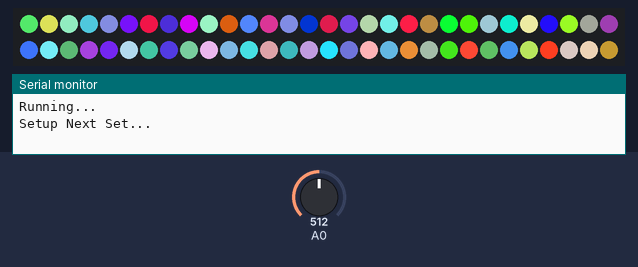
Bench run of a sketch on a simulated ESP8266 (NodeMCU). Parts: 60 RGB LEDs in strip order, left to right, continuing on the next row, the last lines printed to the serial monitor. The inputs (shaded band) are chosen by the test bench; at power-on: A0 = 512. Dim RGB values are drawn brighter than linear; random numbers use the default seed unless the sketch sets one.

Above: at 0.45 s.
At 4.37 s:
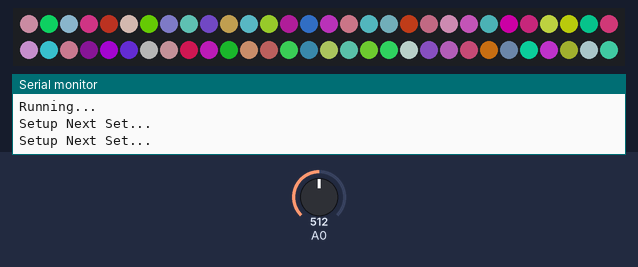
At 8.11 s:
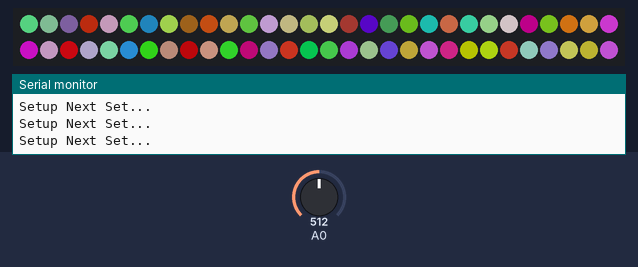
At 20.17 s:
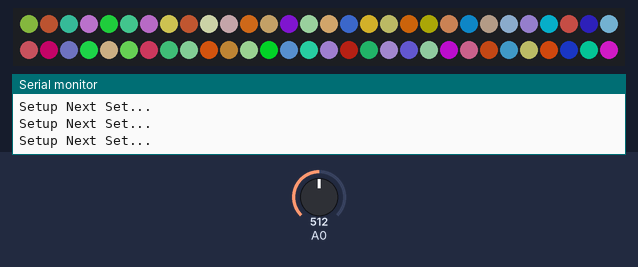
At 29.14 s:
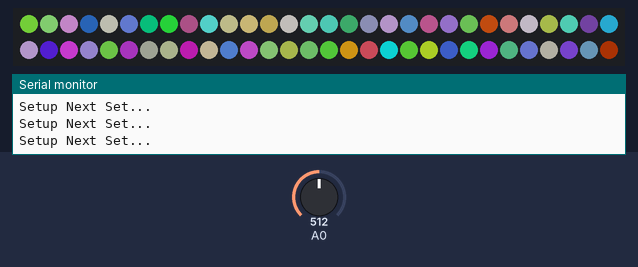
At 39.67 s:
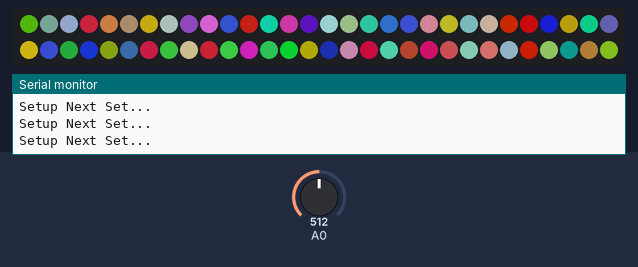

The sketch:

NeoPixelAnimationTest.ino
```cpp
// NeoPixelAnimation
// This example will randomly pick a new color for each pixel and animate
// the current color to the new color over a random small amount of time, using
// a randomly selected animation curve.
// It will repeat this process once all pixels have finished the animation
//
// This will demonstrate the use of the NeoPixelAnimator extended time feature.
// This feature allows for different time scales to be used, allowing slow extended
// animations to be created.
//
// This will demonstrate the use of the NeoEase animation ease methods; that provide
// simulated acceleration to the animations.
//
// It also includes platform specific code for Esp8266 that demonstrates easy
// animation state and function definition inline.  This is not available on AVR
// Arduinos; but the AVR compatible code is also included for comparison.
//
// The example includes some serial output that you can follow along with as it
// does the animation.
//

#include <NeoPixelBus.h>
#include <NeoPixelAnimator.h>

const uint16_t PixelCount = 60; // make sure to set this to the number of pixels in your strip
const uint8_t PixelPin = 4;  // make sure to set this to the correct pin, ignored for Esp8266

NeoPixelBus<NeoGrbwFeature, Neo800KbpsMethod> strip(PixelCount, PixelPin);
// For Esp8266, the Pin is omitted and it uses GPIO3 due to DMA hardware use.
// There are other Esp8266 alternative methods that provide more pin options, but also have
// other side effects.
// for details see wiki linked here https://github.com/Makuna/NeoPixelBus/wiki/ESP8266-NeoMethods

// NeoPixel animation time management object
NeoPixelAnimator animations(PixelCount, NEO_CENTISECONDS);

// create with enough animations to have one per pixel, depending on the animation
// effect, you may need more or less.
//
// since the normal animation time range is only about 65 seconds, by passing timescale value
// to the NeoPixelAnimator constructor we can increase the time range, but we also increase
// the time between the animation updates.
// NEO_CENTISECONDS will update the animations every 100th of a second rather than the default
// of a 1000th of a second, but the time range will now extend from about 65 seconds to about
// 10.9 minutes.  But you must remember that the values passed to StartAnimations are now
// in centiseconds.
//
// Possible values from 1 to 32768, and there some helpful constants defined as...
// NEO_MILLISECONDS        1    // ~65 seconds max duration, ms updates
// NEO_CENTISECONDS       10    // ~10.9 minutes max duration, centisecond updates
// NEO_DECISECONDS       100    // ~1.8 hours max duration, decisecond updates
// NEO_SECONDS          1000    // ~18.2 hours max duration, second updates
// NEO_DECASECONDS     10000    // ~7.5 days, 10 second updates
//

#if defined(NEOPIXEBUS_NO_STL)
// for AVR, you need to manage the state due to lack of STL/compiler support
// for Esp8266 you can define the function using a lambda and state is created for you
// see below for an example
struct MyAnimationState
{
    RgbwColor StartingColor;  // the color the animation starts at
    RgbwColor EndingColor; // the color the animation will end at
    AnimEaseFunction Easeing; // the acceleration curve it will use
};

MyAnimationState animationState[PixelCount];
// one entry per pixel to match the animation timing manager

void AnimUpdate(const AnimationParam& param)
{
    // first apply an easing (curve) to the animation
    // this simulates acceleration to the effect
    float progress = animationState[param.index].Easeing(param.progress);

    // this gets called for each animation on every time step
    // progress will start at 0.0 and end at 1.0
    // we use the blend function on the RgbColor to mix
    // color based on the progress given to us in the animation
    RgbwColor updatedColor = RgbwColor::LinearBlend(
        animationState[param.index].StartingColor,
        animationState[param.index].EndingColor,
        progress);
    // apply the color to the strip
    strip.SetPixelColor(param.index, updatedColor);
}
#endif

void SetRandomSeed()
{
    uint32_t seed;

    // random works best with a seed that can use 31 bits
    // analogRead on a unconnected pin tends toward less than four bits
    seed = analogRead(0);
    delay(1);

    for (int shifts = 3; shifts < 31; shifts += 3)
    {
        seed ^= analogRead(0) << shifts;
        delay(1);
    }

    // Serial.println(seed);
    randomSeed(seed);
}

void setup()
{
    Serial.begin(115200);
    while (!Serial); // wait for serial attach

    strip.Begin();
    strip.Show();

    SetRandomSeed();

    // just pick some colors
    for (uint16_t pixel = 0; pixel < PixelCount; pixel++)
    {
        RgbwColor color = RgbwColor(random(255), random(255), random(255));
        strip.SetPixelColor(pixel, color);
    }

    Serial.println();
    Serial.println("Running...");
}


void SetupAnimationSet()
{
    // setup some animations
    for (uint16_t pixel = 0; pixel < PixelCount; pixel++)
    {
        const uint8_t peak = 128;

        // pick a random duration of the animation for this pixel
        // since values are centiseconds, the range is 1 - 4 seconds
        uint16_t time = random(100, 400);

        // each animation starts with the color that was present
        RgbwColor originalColor = strip.GetPixelColor(pixel);
        // and ends with a random color
        RgbwColor targetColor = RgbwColor(random(peak), random(peak), random(peak));
        // with the random ease function
        AnimEaseFunction easing;

        switch (random(3))
        {
        case 0:
            easing = NeoEase::CubicIn;
            break;
        case 1:
            easing = NeoEase::CubicOut;
            break;
        case 2:
            easing = NeoEase::QuadraticInOut;
            break;
        }

#if defined(NEOPIXEBUS_NO_STL)
        // each animation starts with the color that was present
        animationState[pixel].StartingColor = originalColor;
        // and ends with a random color
        animationState[pixel].EndingColor = targetColor;
        // using the specific curve
        animationState[pixel].Easeing = easing;

        // now use the animation state we just calculated and start the animation
        // which will continue to run and call the update function until it completes
        animations.StartAnimation(pixel, time, AnimUpdate);
#else
        // we must supply a function that will define the animation, in this example
        // we are using "lambda expression" to define the function inline, which gives
        // us an easy way to "capture" the originalColor and targetColor for the call back.
        //
        // this function will get called back when ever the animation needs to change
        // the state of the pixel, it will provide a animation progress value
        // from 0.0 (start of animation) to 1.0 (end of animation)
        //
        // we use this progress value to define how we want to animate in this case
        // we call RgbColor::LinearBlend which will return a color blended between
        // the values given, by the amount passed, hich is also a float value from 0.0-1.0.
        // then we set the color.
        //
        // There is no need for the MyAnimationState struct as the compiler takes care
        // of those details for us
        AnimUpdateCallback animUpdate = [=](const AnimationParam& param)
        {
            // progress will start at 0.0 and end at 1.0
            // we convert to the curve we want
            float progress = easing(param.progress);

            // use the curve value to apply to the animation
            RgbwColor updatedColor = RgbwColor::LinearBlend(originalColor, targetColor, progress);
            strip.SetPixelColor(pixel, updatedColor);
        };

        // now use the animation properties we just calculated and start the animation
        // which will continue to run and call the update function until it completes
        animations.StartAnimation(pixel, time, animUpdate);
#endif
    }
}

void loop()
{
    if (animations.IsAnimating())
    {
        // the normal loop just needs these two to run the active animations
        animations.UpdateAnimations();
        strip.Show();
    }
    else
    {
        Serial.println();
        Serial.println("Setup Next Set...");
        // example function that sets up some animations
        SetupAnimationSet();
    }
}
```
